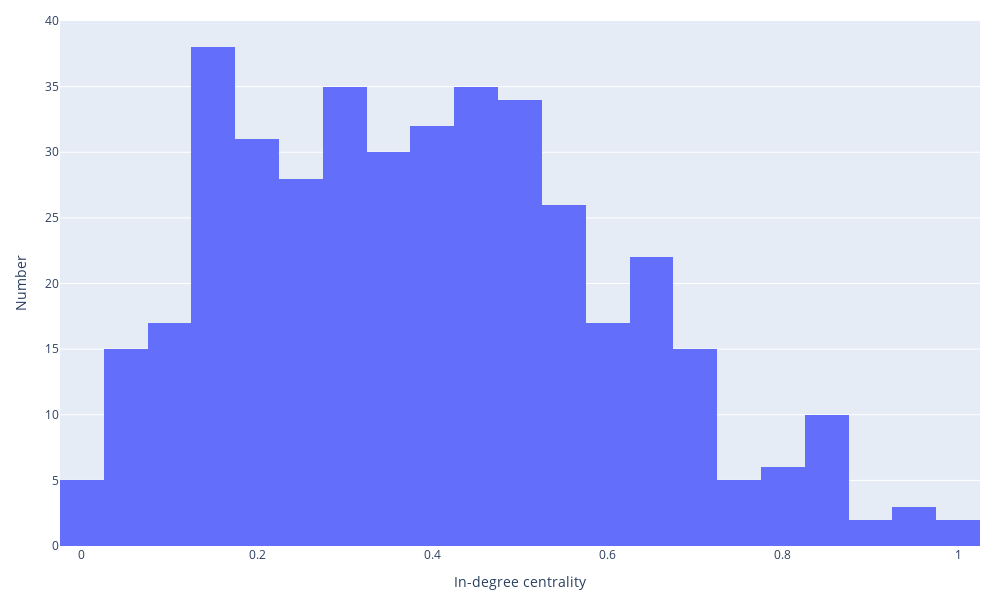

Notebook code for this chart:
### Code cell
fig = px.histogram(df_participant_com,
                   x='InDegree',
                   nbins=50)
fig.update_layout(
    width=1000,
    height = 600,
    xaxis_title="In-degree centrality", yaxis_title="Number",
    margin = dict(l=60, r=20, t=15, b=40)
)
fig.show()

### Figure 1 — Plotly figure (JSON) as saved in the notebook; plotly's stock layout.template omitted (floating-point values rounded to 4 significant figures; data arrays with more than 128 entries replaced by an {"elided": "..."} marker saying what was removed)
{"data": [{"alignmentgroup": "True", "bingroup": "x", "hovertemplate": "InDegree=%{x}<br>count=%{y}<extra></extra>", "legendgroup": "", "marker": {"color": "#636efa", "pattern": {"shape": ""}}, "name": "", "nbinsx": 50, "offsetgroup": "", "orientation": "v", "showlegend": false, "x": {"elided": "408 float values"}, "xaxis": "x", "yaxis": "y", "type": "histogram"}], "layout": {"xaxis": {"anchor": "y", "domain": [0.0, 1.0], "title": {"text": "In-degree centrality"}}, "yaxis": {"anchor": "x", "domain": [0.0, 1.0], "title": {"text": "Number"}}, "legend": {"tracegroupgap": 0}, "margin": {"t": 15, "l": 60, "r": 20, "b": 40}, "barmode": "relative", "width": 1000, "height": 600}}
